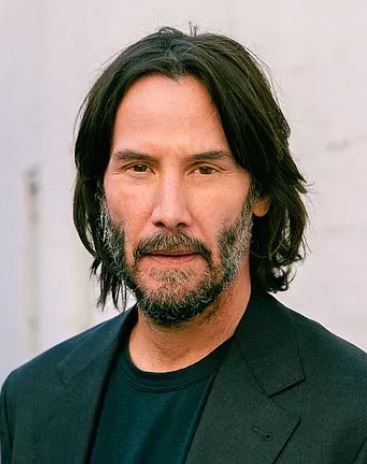
#> input picture photos/keanuReeves.JPG, 367 x 464 px, found by its file name
$ python grayedImage.py
#> lines starting #> are read from the running program, lines starting #| are printed output that depends on the picture
import cv2
import numpy as py
image = cv2.imread('keanuReeves.jpg', 0)
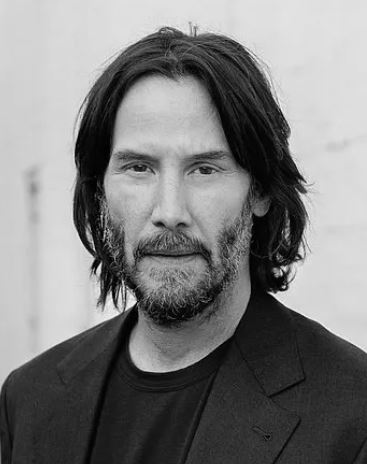
#> image: shape (464, 367); min 0, max 252, mean 125.6

"""
image = cv2.imread('keanuReeves.jpg')

grayedImage = cv2.cvtColor(image, cv2.COLOR_BGR2GRAY)

height, width, channel_N = image.shape
print("Original", height, width, channel_N)

height2, width2 = grayedImage.shape
print("Grayed", height2, width2)

cv2.imshow('Original', image)
cv2.imshow('Grayed', grayedImage)
"""
cv2.imshow('Grayed Image', image)
cv2.waitKey(0)
cv2.destroyAllWindows()

$ run again, with photos/adileNasit.JPG copied over photos/keanuReeves.JPG
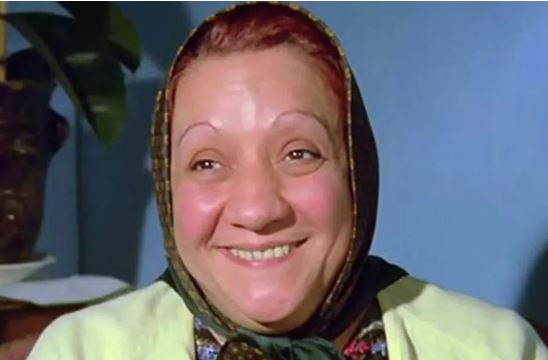
#> input picture photos/adileNasit.JPG, 548 x 360 px, found by its file name
#> `image = cv2.imread('keanuReeves.jpg', 0)`:
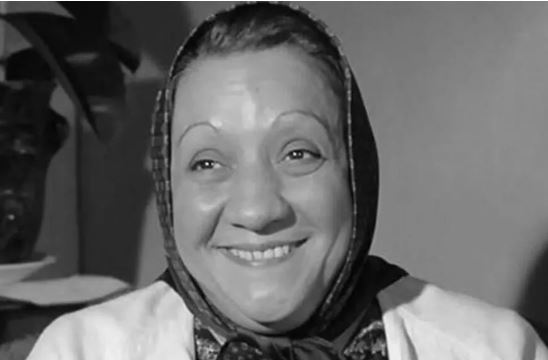
#> image: shape (360, 548); min 1, max 255, mean 104
